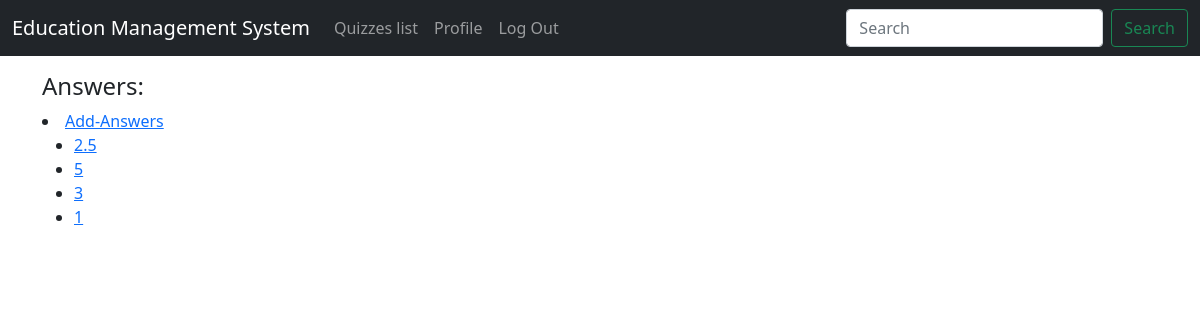
The page /quizzes/qustions/answers/ (signed in) on the database as committed earlier.
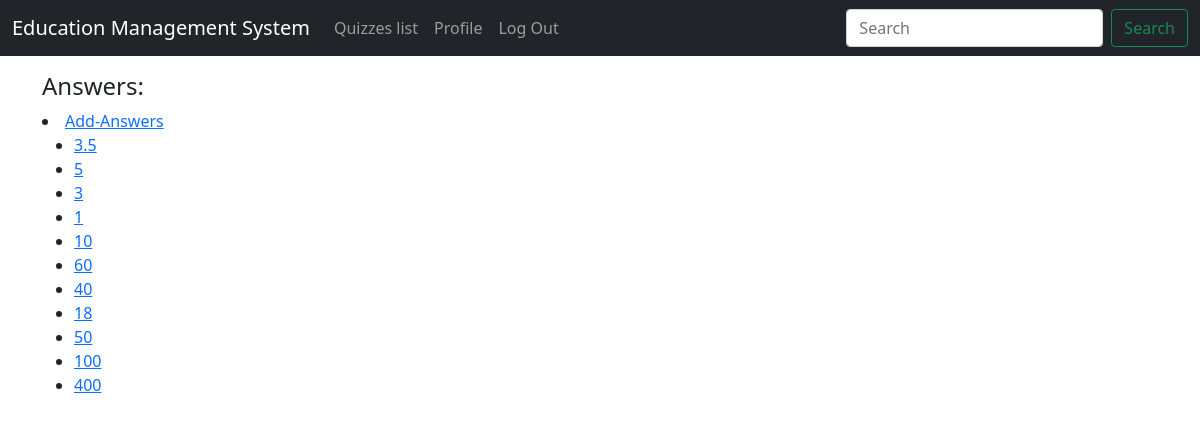
The same page on the database as committed later.
### quizzes/models.py (models this page shows, shortened)
class Answer(models.Model):
    answer = models.TextField()

### accounts/decorators.py (the view)
    def wrapper_func(request,*args,**kwargs):
        group=None
        if request.user.groups.exists():
            group=request.user.groups.all()[0].name
        if group == 'students':
            return redirect('pages:home')
        if group == 'staff':
            return view_func(request,*args,**kwargs)

### quizzes/views.py (called while the page is built)
@login_required
@admin_only
def admin_answers_list_view(request):
    answers=Answer.objects.all()
    context={
        "answers":answers,
    }
    return render(request,"staff/answer_list.html",context)

### templates/staff/answer_list.html
{% extends "base.html" %}
{% block content %}
    <h4>Answers: </h4>
    <li><a href="{% url 'quizzes:create_answer' %}">Add-Answers</a></li>
    <ul>
    {% for ans in answers%}
        <li><a href="{% url 'quizzes:edit_answer' ans.id %}">{{ ans.answer }}</a></li>
    {% endfor %}
    </ul>
{% endblock content %}

### templates/base.html (shortened to what this page needs)
{% load static %}
<!DOCTYPE html>
<html>
<head>
	<link href="https://cdn.jsdelivr.net/npm/bootstrap@5.0.2/dist/css/bootstrap.min.css" rel="stylesheet"
>
</head>
<body>
	<nav class="navbar navbar-expand-md navbar-dark fixed-top bg-dark">
		<div class="container-fluid">
			{%if request.user.is_staff%}
			<a class="navbar-brand" href="{% url 'pages:staff' %}">Education Management System</a>
			{%else%}
			<a class="navbar-brand" href="{% url 'pages:home' %}">Education Management System</a>
			{% endif%}
			<div class="collapse navbar-collapse" id="navbarCollapse">
				<ul class="navbar-nav me-auto mb-2 mb-md-0">
					<li class="nav-item">
						<a class="nav-link" href="{% url 'quizzes:quiz_list' %}">Quizzes list</a>
					</li>
					{% if user.is_authenticated %}
					<li class="nav-item">
						<a class="nav-link" href="{% url 'accounts:profile' %}">Profile</a>
					</li>
					<li class="nav-item">
						<a class="nav-link" href="{% url 'accounts:logout' %}">Log Out</a>
					</li>
					{% endif %}
				</ul>
				<form class="d-flex" action="{% url 'quizzes:search' %}" method="get">
					<input class="form-control me-2" type="search" name="q" placeholder="Search" aria-label="Search">
					<button class="btn btn-outline-success" type="submit">Search</button>
				</form>
			</div>
		</div>
	</nav>
	<br>
	<br>
	<br>
	<div class="container">
		{% block content %}
		{% endblock content %}
	</div>
</body>
</html>

Rows that differ between the two databases and show on the page:
changed Answer (number 1 of 11 on the later page): answer "2.5" → "3.5"
added Answer: answer "10"
added Answer: answer "60"
added Answer: answer "40"
added Answer: answer "18"
added Answer: answer "50"
added Answer: answer "100"
added Answer: answer "400"
